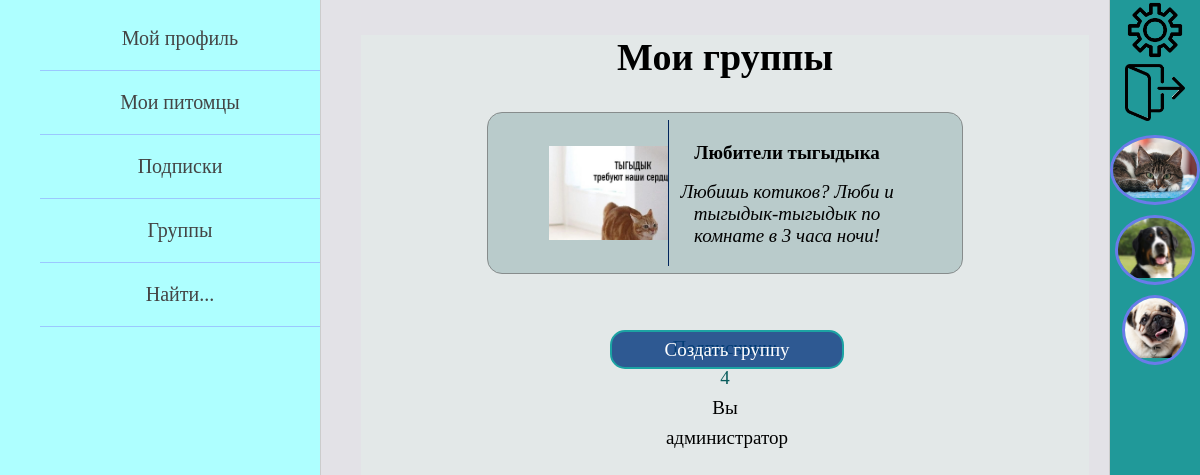
Page /groups/my-groups/ (signed in) on the committed database.
### groups/models.py (models this page shows, shortened)
class Group(models.Model):
    name_of_group = models.CharField(max_length=150, verbose_name='название группы')
    about_group = models.TextField(max_length=2000, verbose_name='инф о группе')
    img_of_group = models.ImageField(upload_to="img_of_group/%Y/%m/%d/", verbose_name='лого группы')
    date_create = models.DateField(auto_now_add=True, verbose_name='дата создания')
    banned = models.ManyToManyField(settings.AUTH_USER_MODEL,
                                    related_name='banned_in_group', verbose_name='забаненные')
    class Meta:
        verbose_name = 'Группа'
        verbose_name_plural = 'Группы'

### pet_owners/models.py (models this page shows, shortened)
class Animal(models.Model):
    GENDER = (
        ("мальчик", "мальчик"),
        ("девочка", "девочка")
    )
    name_of_animal = models.CharField(max_length=55, verbose_name='имя питомца')
    pet_owner = models.ForeignKey(settings.AUTH_USER_MODEL, on_delete=models.CASCADE, verbose_name='владелец')
    category_of_animal = models.ForeignKey(AnimalCategory, on_delete=models.PROTECT, verbose_name='вид')
    animal_breed = models.CharField(max_length=100, blank=True, verbose_name='порода питомца')
    date_of_animal_birth = models.DateField(verbose_name='дата рождения питомца', blank=True, null=True)
    sex = models.CharField(max_length=7, choices=GENDER, verbose_name='пол', null=True)
    animal_photo = models.ImageField(upload_to="animals_photos/%Y/%m/%d/", verbose_name='фото питомца')
    about_pet = models.TextField(max_length=520, verbose_name='о питомце')
    class Meta:
        verbose_name = 'Питомец'
        verbose_name_plural = 'Питомцы'

### groups/views.py (the view)
# urls.py: path('my-groups/', GroupsHome.as_view(), name='my_groups'),
class GroupsHome(LoginRequiredMixin, DataMixin, ListView):
    model = Group
    template_name = 'groups/groups_page.html'
    context_object_name = 'groups'
    def get_queryset(self):
        self.queryset = Group.objects.filter(
            members__member=self.request.user).annotate(
            mem_count=Count('members')).order_by('-mem_count')
        return self.queryset
    def get_context_data(self, *, object_list=None, **kwargs):
        context = super().get_context_data(**kwargs)
        groups = self.queryset
        context['title'] = "Мои группы"
        context.update(self.get_left_menu())
        context.update(self.get_right_menu())
        context['user_groups_followed'] = self.get_groups_followers(groups)
        return context

### pet_owners/templatetags/pet_owners_tags.py (called while the page is built)
@register.simple_tag
def create_foll_list(animal_name, user_animals_followed):
    return user_animals_followed[animal_name]

### pet_owners/utils.py (called while the page is built)
    def get_left_menu(self):
        context = {}
        if self.request.user.is_authenticated:
            context['left_menu'] = [
                {'title': "Мой профиль", 'url_name': ['profile_home', self.request.user.id]},
                {'title': "Мои питомцы", 'url_name': ['all_animals_page']},
                {'title': "Подписки", 'url_name': ['owner_subscriptions', self.request.user.id]},
                {'title': "Группы", 'url_name': ['my_groups']},
                {'title': "Найти...", 'url_name': ['profile_home', self.request.user.id]}
            ]
        else:
            context['left_menu'] = [
                {'title': "Регистрация", 'url_name': 'register'},
                {'title': "Войти", 'url_name': 'login'},
            ]
        return context

    def get_right_menu(self, auth_user=None):
        context = {}
        if auth_user is None:
            auth_user = self.request.user
        animals = Animal.objects.filter(followers__follower=auth_user)[:7]
        context['animals_for_right_menu'] = animals
        return context

### groups/templates/groups/groups_page.html (shortened to what this page needs)
{% extends 'pet_owners/base.html' %}
{% load pet_owners_tags %}
{% block content %}
<div class="my_groups_block">
    <h1>{{title}}</h1>
    {% if groups %}
        <div class="all_groups">
            {% for group in groups %}
                {% create_foll_list group.name_of_group user_groups_followed as foll_list %}
                <div class="group_cell">
                    <div class="group_logo_block">
                        <img src="{{group.img_of_group.url}}" width=180>
                    </div>
                    <a href="{% url 'show_group' group.pk %}" class="group_link">
                        <div class="group_name_txt">
                            <div class="group_name">{{group.name_of_group}}</div>
                            <div class="about_group">{{group.about_group|truncatewords:35}}</div>
                        </div>
                    </a>
                    <div class="group_extra_data">
                        <div class="subs_of_user">
                            <a href="{% url 'group_members' group.pk %}">
                                Подписчики: {{foll_list.count_folls}}
                            </a>
                        </div>
                        <div class="group_follow_btn">
                                {% if foll_list.is_followed %}
                                    {% if foll_list.is_admin %}
                                        Вы администратор
                                    {% else %}
                                    <div class="unfollow_group">
                                        <a href="{% url 'change_follower_for_group' group.pk %}">Отписаться</a>
                                    </div>
                                    {% endif %}
                                {% else %}
                                    <div class="follow_group">
                                        <a href="{% url 'change_follower_for_group' group.pk %}">Подписаться</a>
                                    </div>
                                {% endif %}
                        </div>
                    </div>
                </div>
            {% endfor %}
        </div>
        <div class="create_grp_zone">
            <div class="create_grp_btn">
                <a href="{% url 'create_group' %}">Создать группу</a>
            </div>
        </div>
    {% endif %}
</div>
{% endblock %}

### pet_owners/templates/pet_owners/base.html (shortened to what this page needs)
{% load static %}
<!DOCTYPE html>
<html lang="en">
<head>
    <link type="text/css" href="{% static 'pet_owners/css/styles.css' %}" rel="stylesheet" />
</head>
<body>
<table class="table-page" border=0 cellpadding="0" cellspacing="0">
<tr>
    <td valign="top" class="left-chapters">
        <ul id="leftchapters">
            {% for el_menu in left_menu %}
                {% if request.user.is_authenticated %}
                    {% if el_menu.url_name|length == 2 %}
                        <li><a href="{% url el_menu.url_name.0 el_menu.url_name.1 %}">
                            {{el_menu.title}}
                        </a></li>
                    {% else %}
                        <li><a href="{% url el_menu.url_name.0 %}">
                            {{el_menu.title}}
                        </a></li>
                    {% endif %}
                {% else %}
                    <li><a href="{% url el_menu.url_name %}">{{el_menu.title}}</a></li>
                {% endif %}
            {% endfor %}
        </ul>
    </td>
    <td valign="top" class="content">
        <div class="content-text">
            {% block content %}
            {% endblock %}
        </div>
    </td>
    <td valign="top" class="right-chapters">
        <table border=0 cellpadding="0" cellspacing="0">
            {% if request.user.is_authenticated %}
            <tr class="settings_button"><td>
                <a href="{% url 'profile-settings' request.user.id %}">
                    <img src="/static/pet_owners/images/settings_img.png" width="60">
                </a>
            </td></tr>
            <tr class="logout_button"><td>
                <a href="{% url 'logout' %}">
                    <img src="/static/pet_owners/images/exit.png" width="60">
                </a>
            </td></tr>
            {% for sub in animals_for_right_menu %}
                <tr class="right_sub_button"><td>
                    <a href="{% url 'animal_posts' sub.pk %}">
                        <div class="sub_avatar">
                            <img src="{{sub.animal_photo.url}}" height=60>
                        </div>
                    </a>
                </td></tr>
            {% endfor %}
            {% endif %}
        </table>
    </td>
</tr>
</table>
</body>
</html>

### pet_owners/static/pet_owners/css/styles.css (style rules this page uses)
html, body { font-family: 'Georgia'; margin: 0; padding: 0; height: 100%; width: 100%; color: #000000; }
.table-page { width: 100%; height: 100%; vertical-align: top; }
.table-page tr { height: 100%; }
.left-chapters { margin: 0; background: rgba(140, 255, 255, 0.7); border-right: 1px solid #ccc; min-height: 100%; }
.left-chapters ul { width: 300px; min-height: 100%; margin: 0; padding: 7px 0 7px 20px; list-style: none; font-size: 20px; }
.left-chapters ul li { text-align: center; margin-left: 20px; padding: 20px 0 20px 0; color: #999; border-bottom: 1px solid rgba(126, 117, 255, 0.4); }
.left-chapters ul li a { color: #444; text-decoration: none; transition: color .2s linear; }
.right-chapters { margin: 0; background: #209999; border-left: 1px solid #ccc; min-height: 100%; }
.settings_button, .logout_button, .right_sub_button { text-align: center; }
.settings_button a, .logout_button a, .right_sub_button a { display: block; height: 100%; width: 100%; transition: all .2s linear; }
.right_sub_button .sub_avatar { border: 3px solid rgba(126, 117, 255, 0.8); }
.content { background: #27234621; padding: 10px 20px 20px 40px; width: 100%; height: 100%; box-sizing: border-box; }
.content-text { height: 100%; font-size: 19px; background: #e3e8e8; font-family: Yandex Sans Display Light; }
.subs_of_user a, .foll_name a, .member_name a { color: #095c5c; text-decoration: none; }
.sub_avatar, .foll_avatar, .author_avatar, .mem_cell_avatar { display: inline-block; vertical-align: middle; text-align: center; max-height: 120px; max-width: 120px; margin-top: 10px; border-radius: 50%; overflow: hidden; }
.my_groups_block { width: 100%; text-align: center; }
.group_cell { background: rgba(144, 176, 176, 0.5); width: 65%; height: 160px; display: inline-block; text-align: center; margin: 7px 0 7px 0; border: 1px solid #878c8c; border-radius: 15px; }
.group_logo_block { display: inline-block; position: relative; width: 25%; height: 146px; margin: 7px 0 7px 0; overflow: hidden; border-right: 1px solid #00255c; }
.group_logo_block img { position: absolute; margin: auto; left: 0; top: 0; bottom: 0; right: 0; }
.group_link { color: #000000; }
.group_name_txt { display: inline-block; vertical-align: top; margin-top: 20px; width: 48%; height: 100%; }
.group_name { height: 30%; line-height: 40px; font-weight: bold; }
.about_group { min-height: 65%; font-style: italic; }
.group_extra_data { display: inline-block; vertical-align: top; margin-top: 40px; line-height: 30px; width: 25%; }
.group_settings_zone, .create_grp_zone { text-align: center; width: 100%; margin: 15px 0 15px 0; }
.group_settings_btn, .create_grp_btn { display: inline-block; text-align: center; height: 35px; width: 230px; }
.group_settings_btn a, .create_grp_btn a { display: block; background: rgba(2, 54, 125, 0.8); height: 100%; width: 100%; line-height: 35px; color: #ffffff; text-decoration: none; border: 2px solid #1ca3a3; border-radius: 15px; }

### rows in the picture
Group: img_of_group (picture), name_of_group "Любители тыгыдыка", about_group "Любишь котиков? Люби и тыгыдык-тыгыдык по комнате в 3 часа ночи!", count_folls "4"
Animal: animal_photo (picture)
Animal: animal_photo (picture)
Animal: animal_photo (picture)

### other values in the picture
{{ el_menu.title }} "Мой профиль" "Подписки" "Найти..."
{{ el_menu.title }} "Мои питомцы" "Группы"
{{ title }} "Мои группы"
